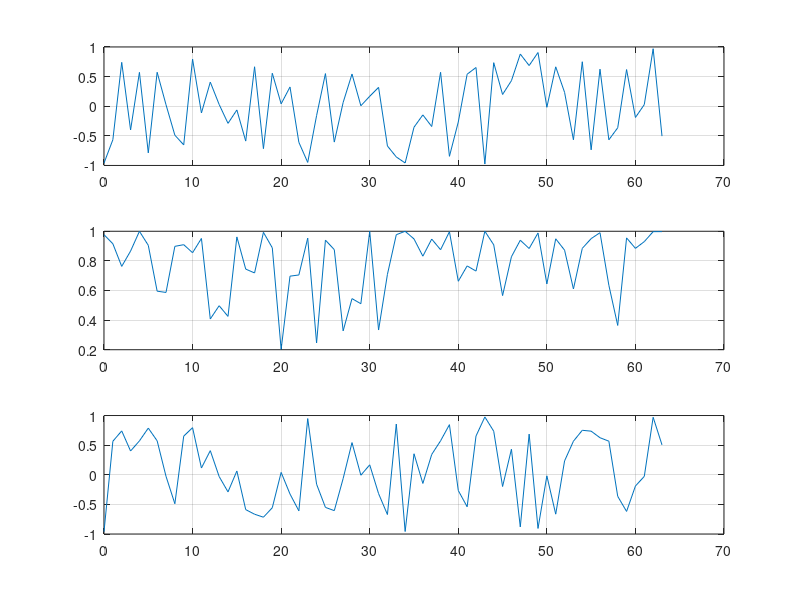

Write MATLAB code to recreate this figure.
%%% channel_sounder_src %%%

% This is a supporting file and need not be run on it's own. Please just
% run channel_sounder_matlab.m as this file is already included therein.

% plutoradiosetup();

df = 0.3125; % subcarrier separation in MHz
BW = 20; % BW in MHz
Fs = 20; % sample rate in MHz
f0 = 70; % bandpass frequency in MHz

dF = df/Fs;
N0 = 1/dF;
F0 = f0/Fs;

load optimal_phases64.mat; % theta_opt variable

x = zeros(N0,1);
for idx = -31:32
    x = x + exp(1i*2*pi*dF*idx*(0:N0-1)') * exp(1i*theta_opt(idx + 32));
end

mxm = max(abs(x));
if mxm > 1
    x = x ./ mxm;
end

%% Nathan's edits below

n = (0:N0 - 1);

xl2 = repmat(x, 1000, 1);
xl3 = real(xl2.*exp(1i*2*pi*F0*(0:length(xl2)-1)'));

figure(2);
subplot(311); plot(n,real(x)); grid on;
subplot(312); plot(n,abs(x)); grid on;
subplot(313); plot(n,xl3(1:N0)); grid on;